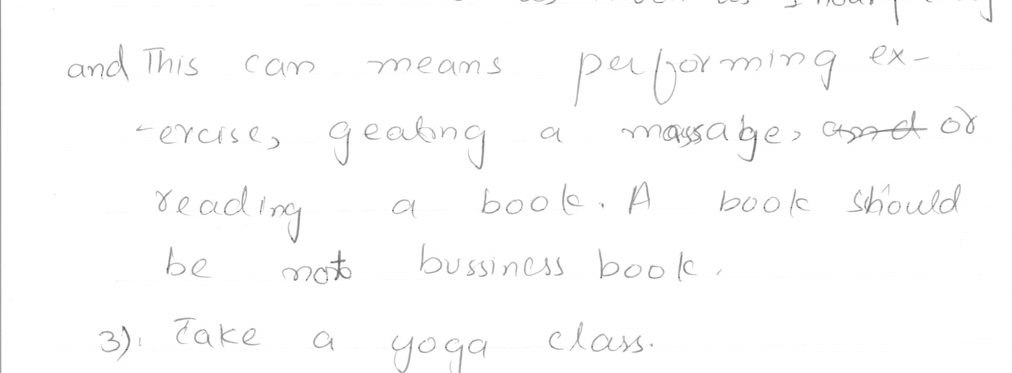
#> input picture ocr/przetwarzanie_tekstu/przetwarzanie_pisma_odrecznego/test.png, 1012 x 373 px
$ python -i ocr_segmentacja.py   (imports and definitions only)
#> lines starting #> are read from the running program, lines starting #| are printed output that depends on the picture; after the words box and inside, x2 and y2 are one past the last pixel; in counts of white or black regions, pixels touching at a corner belong together
#> further down, picture is the input picture: shape (373, 1012, 3); mean B, G, R 252.2, 252.2, 252.2
import fitz
import cv2
import numpy as np
import os
import argparse
from PIL import Image
import io

def segment_page_lines(img, min_area=500):
    """
    Segmentuje obraz tak, żeby każdy kontur odpowiadał jednej linii tekstu.
    - img: wejściowy obraz BGR
    - min_area: minimalna powierzchnia konturu, by go uwzględnić
    Zwraca listę boxów (x, y, w, h) posortowanych podług y.
    """
#> called with min_area = 500
    gray = cv2.cvtColor(img, cv2.COLOR_BGR2GRAY)
    # Inwersja + binarizacja
    _, bw = cv2.threshold(gray, 0, 255, cv2.THRESH_BINARY_INV + cv2.THRESH_OTSU)
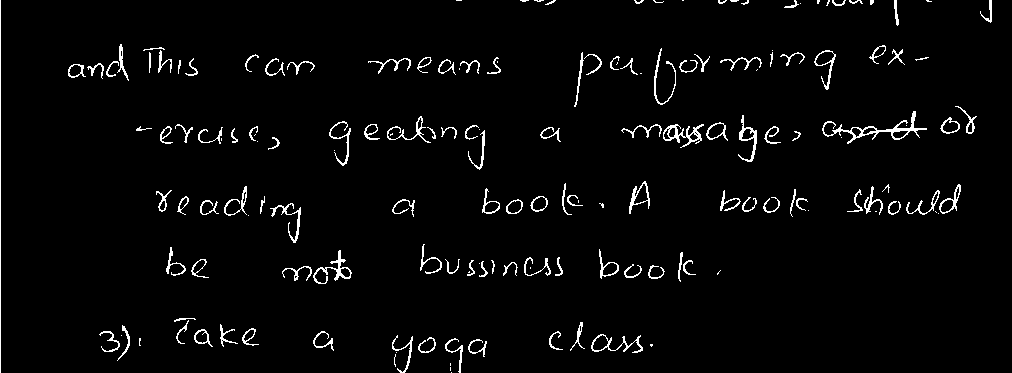
#> bw: shape (373, 1012); 3% white in thin lines or dots

    # Dylatacja pozioma: kernel szeroki i niski, by łączyć znaki w jednej linii
    img_h, img_w = bw.shape
#> img_h = 373; img_w = 1012
    # szerokość kernelu to np. 20% szerokości obrazu, wysokość 1
    k_w = max(1, img_w // 5)
#> k_w = 202
    kernel = cv2.getStructuringElement(cv2.MORPH_RECT, (k_w, 1))
    dilated = cv2.dilate(bw, kernel, iterations=1)
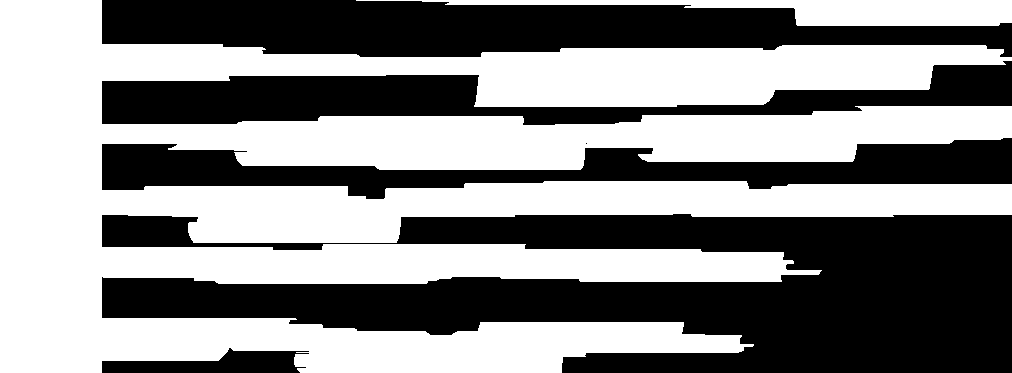
#> dilated: shape (373, 1012); 53.1% white; 6 black regions (1 under 20 px)

    # Znajdź kontury
    contours, _ = cv2.findContours(dilated, cv2.RETR_EXTERNAL, cv2.CHAIN_APPROX_SIMPLE)
#> contours = 2 contours; box (x1, y1, x2, y2) and area: (0, 0, 1012, 373) 187890, (356, 0, 1012, 26) 7094

    boxes = []
    for cnt in contours:
        x, y, w, h = cv2.boundingRect(cnt)
        if w * h >= min_area:
            # Rozszerzamy lekko box w pionie, by złapać np. części liter
            pad = int(0.1 * h)
            y0 = max(0, y - pad)
            y1 = min(img_h, y + h + pad)
            boxes.append((x, y0, w, y1 - y0))
#> this loop made 2 passes
#> (x, y, w, h, pad, y0, y1) on passes 1 to 2: (356, 0, 656, 26, 2, 0, 28), (0, 0, 1012, 373, 37, 0, 373)
#> after the loop, boxes = [(356, 0, 656, 28), (0, 0, 1012, 373)]
    # Sortuj od góry do dołu
    boxes.sort(key=lambda b: b[1])
    return boxes

def segment_pdf_lines(input_pdf, output_dir, min_area=500, dpi=200):
    """
    Dla każdej strony PDF renderuje obraz, segmentuje na linijki tekstu
    i zapisuje każdy wiersz jako osobny obraz PNG.
    """
    os.makedirs(output_dir, exist_ok=True)
    doc = fitz.open(input_pdf)

    for page_num, page in enumerate(doc, start=1):
        pix = page.get_pixmap(dpi=dpi)
        img = Image.open(io.BytesIO(pix.tobytes("png")))
        img = cv2.cvtColor(np.array(img), cv2.COLOR_RGB2BGR)

        boxes = segment_page_lines(img, min_area=min_area)

        for idx, (x, y, w, h) in enumerate(boxes, start=1):
            line_img = img[y:y+h, x:x+w]
            fname = f"page{page_num:02d}_line{idx:03d}.png"
            cv2.imwrite(os.path.join(output_dir, fname), line_img)

        print(f"Strona {page_num:02d}: wycięto {len(boxes)} linii.")

    print("Segmentacja zakończona.", output_dir)

# [21 lines not run here, left out]

>>> import cv2
>>> picture = cv2.imread('test.png')
>>> result = segment_page_lines(picture)
#> result = [(356, 0, 656, 28), (0, 0, 1012, 373)]
